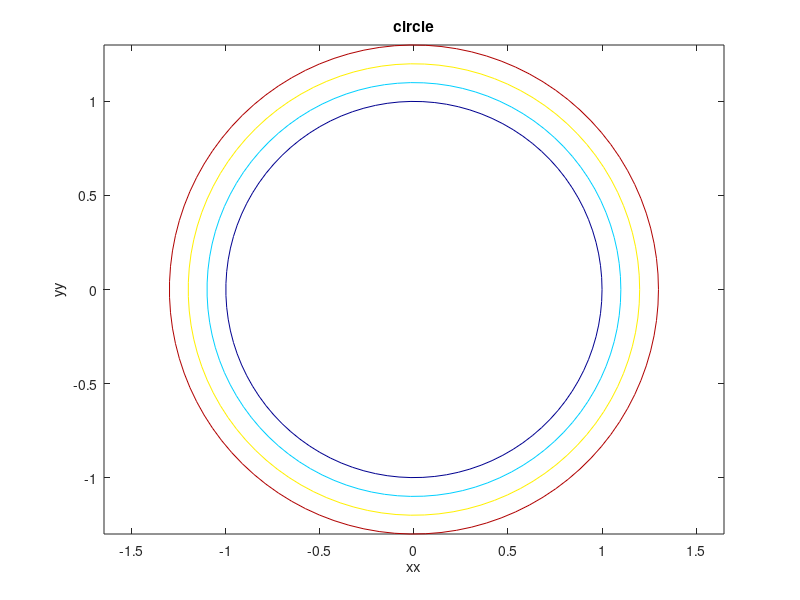

MATLAB code to generate this figure: (Note: this script raises an error after producing the figure.)
hold off
color_index = 1;
c = hot;
for i = 0:10%%""Jaesuk Song MEC 102_2022 Spring_homework01""

%Jaesuk Song 114672777 2022/03/14
%% Question1 (Examine array01)

array00= [11, 12, 13, 14, 15, 16; 
    21, 22, 23, 24, 25, 26; 
    31, 32, 33, 34, 35, 36; 
    41, 42, 43, 44, 45, 46; 
    51, 52, 53, 54, 55, 56];

array01 = 0.22 * array00

% a. What is the size and the length of array01?

mylength = length(array01);
mysize = size(array01);

% b. What is the value of the second element in the third row of array01?
array01(3,2);

% c. What it the value of array01(13)?
array01(13);

% d. What are the values of array01(3:5, end-1)
array01(3:5, end-1);

% e. What are the values of array01(4,1 : 2 : 5)?
array01(4,1 : 2 :5);

% f. What are the values of array01([1 2 5], 2:4)
array01([1 2 5], 2:4);


%%Question2 Examine the follow Matlab functions

% a. What is the difference between num2str() & int2str()?
% According to MathWork int2str() rounds numeric values to integers and
% converts the result to decimal representation of integers, while
% num2str() converts numeric values to decimal representation. 

%b. Explain how you can control the number of digits of the result of a
%num2str() operation?
% 1. num2str(A, formatSpec)
formatSpec = '%.2f';
s = num2str(pi,formatSpec)
% 2. num2str(A,precision)
rng('default')
A = randn([2,2]);
s = num2str(A,3)

%c. All of the 3 functions can be applied to scalars, vectors and array. Apply num2str() to the following array and store the result in the string array array02AsString.
array02 = [1, 3.21, 45; 
    2.4, 5, 0.1];
array02AsString = num2str(array02);
array02AsString(1,14)

%d. What happens when you apply str2num(array02AsString)?
str2num(array02AsString);


%%Question3 How to solve the linear equation by matrix operation

A = [ -2,   5,   2,   3,   4,  -1;
       2,  -1,  -5,  -2,   6,   4;
      -1,   6,  -4,  -5,   3,  -1;
       4,   3,  -6,  -5,  -2,  -2;
      -3,   6,   4,   2,  -5,   4;
       2,   4,   4,   4,   5,  -4];

y = [-3, 1, -6, 10, -6, -2] 

x = A/y;


%%Question4 
x = 0:pi/200:2*pi;
y = cos(x);
plot(x,y, "Color", [0.3 0.5 1])
axis([0 2*pi -1 1])
hold on;
y = sin(x);
plot(x,y,"Color", [0.5 0.5 0.5])
c = hsv(10);% find in MathWork
for i = 1:10
    plot(x,2*i*y,"color",c(i,:))
    hold on
end
axis([0 2*pi -20 20]);
hold off

%%Question5
% 5.(1),(2) 
x =linspace(0,2*pi, 500);
for r = 1:0.1:2
    plot(r*cos(x), r*sin(x))
    hold on
end
hold off;

% 5-3 All circles should have a linewidth of 0.3
hold off
color_index = 1
c = jet;
for i = 0:10
    r = 1 + i*0.1;
    N=100;
    theta=linspace(0,2*pi,N);
    x=r*cos(theta);
    y=r*sin(theta);
    plot(x,y, "LineWidth",0.3,"Color",c(color_index, :));
    title('circle')
    xlabel('xx')
    ylabel('yy')
    axis equal
    color_index = color_index + 20
    hold on
end

% 5-4 Each circle should have a different color. I used hot()
hold off
color_index = 1
c = hot;
for i = 0:10
    r = 1 + i*0.1;
    N=100;
    theta=linspace(0,2*pi,N);
    x=r*cos(theta);
    y=r*sin(theta);
    plot(x,y, "LineWidth",0.3,"Color",c(color_index,:));
    title('circle')
    xlabel('xx')
    ylabel('yy')
    axis equal
    color_index = color_index + 20
    hold on
end

    r = 1 + i*0.1;
    N=100;                         
    theta=linspace(0,2*pi,N); 
    x=r*cos(theta);
    y=r*sin(theta);
    plot(x,y, "LineWidth",0.3, "color", c(color_index,:));
    color_index = color_index + 20;
    hold on
end
